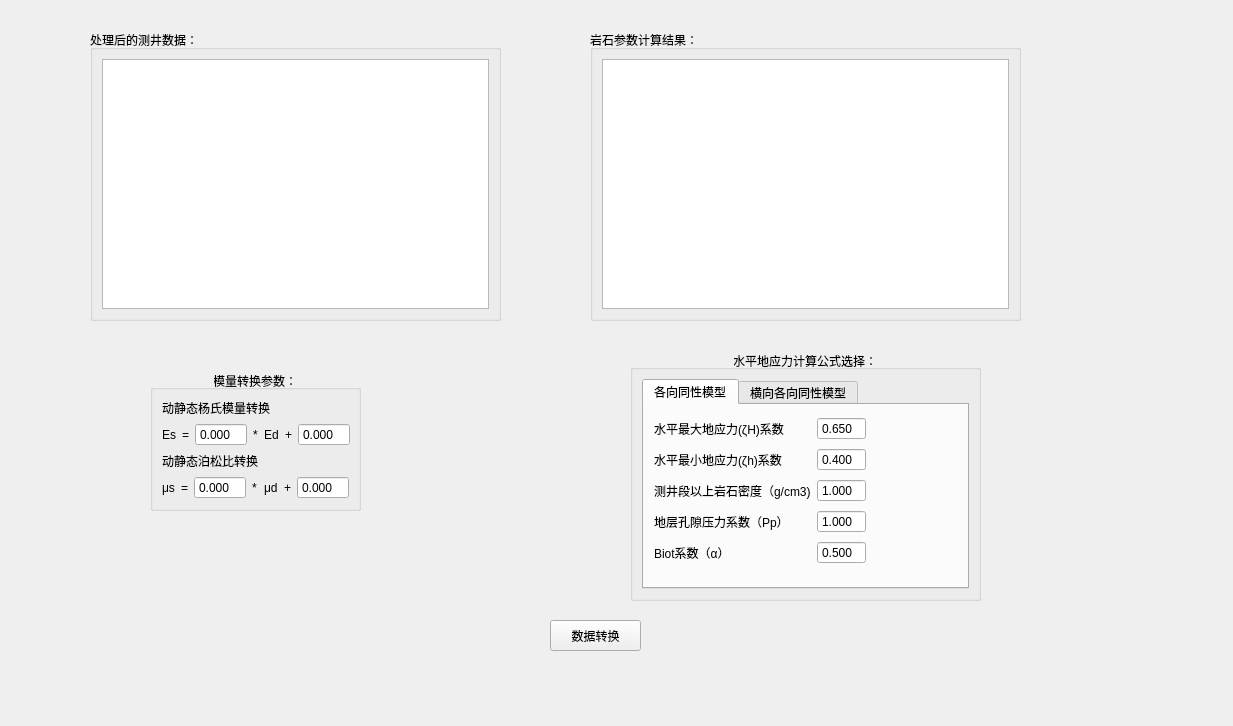
<?xml version="1.0" encoding="UTF-8"?>
<ui version="4.0">
 <class>CalProperty</class>
 <widget class="QWidget" name="CalProperty">
  <property name="geometry">
   <rect>
    <x>0</x>
    <y>0</y>
    <width>1233</width>
    <height>726</height>
   </rect>
  </property>
  <property name="windowTitle">
   <string>岩石参数计算</string>
  </property>
  <widget class="QGroupBox" name="groupBox">
   <property name="geometry">
    <rect>
     <x>90</x>
     <y>30</y>
     <width>411</width>
     <height>291</height>
    </rect>
   </property>
   <property name="title">
    <string>处理后的测井数据：</string>
   </property>
   <layout class="QHBoxLayout" name="horizontalLayout">
    <item>
     <widget class="QTableView" name="tv_han_data"/>
    </item>
   </layout>
  </widget>
  <widget class="QGroupBox" name="groupBox_2">
   <property name="geometry">
    <rect>
     <x>590</x>
     <y>30</y>
     <width>431</width>
     <height>291</height>
    </rect>
   </property>
   <property name="title">
    <string>岩石参数计算结果：</string>
   </property>
   <layout class="QHBoxLayout" name="horizontalLayout_2">
    <item>
     <widget class="QTableView" name="tv_result"/>
    </item>
   </layout>
  </widget>
  <widget class="QGroupBox" name="groupBox_3">
   <property name="geometry">
    <rect>
     <x>630</x>
     <y>350</y>
     <width>351</width>
     <height>251</height>
    </rect>
   </property>
   <property name="title">
    <string>水平地应力计算公式选择：</string>
   </property>
   <property name="alignment">
    <set>Qt::AlignCenter</set>
   </property>
   <layout class="QHBoxLayout" name="horizontalLayout_3">
    <item>
     <widget class="QTabWidget" name="tabWidget">
      <property name="currentIndex">
       <number>0</number>
      </property>
      <widget class="QWidget" name="tab">
       <attribute name="title">
        <string>各向同性模型</string>
       </attribute>
       <widget class="QWidget" name="layoutWidget_2">
        <property name="geometry">
         <rect>
          <x>10</x>
          <y>10</y>
          <width>212</width>
          <height>152</height>
         </rect>
        </property>
        <layout class="QGridLayout" name="gridLayout_2">
         <item row="1" column="1">
          <widget class="QDoubleSpinBox" name="sb_h_xishu">
           <property name="buttonSymbols">
            <enum>QAbstractSpinBox::NoButtons</enum>
           </property>
           <property name="decimals">
            <number>3</number>
           </property>
           <property name="value">
            <double>0.400000000000000</double>
           </property>
          </widget>
         </item>
         <item row="1" column="0">
          <widget class="QLabel" name="label_15">
           <property name="text">
            <string>水平最小地应力(ζh)系数</string>
           </property>
          </widget>
         </item>
         <item row="3" column="1">
          <widget class="QDoubleSpinBox" name="sb_Pp">
           <property name="buttonSymbols">
            <enum>QAbstractSpinBox::NoButtons</enum>
           </property>
           <property name="decimals">
            <number>3</number>
           </property>
           <property name="value">
            <double>1.000000000000000</double>
           </property>
          </widget>
         </item>
         <item row="4" column="0">
          <widget class="QLabel" name="label_18">
           <property name="text">
            <string>Biot系数（α）</string>
           </property>
          </widget>
         </item>
         <item row="4" column="1">
          <widget class="QDoubleSpinBox" name="sb_Biot">
           <property name="buttonSymbols">
            <enum>QAbstractSpinBox::NoButtons</enum>
           </property>
           <property name="decimals">
            <number>3</number>
           </property>
           <property name="value">
            <double>0.500000000000000</double>
           </property>
          </widget>
         </item>
         <item row="2" column="1">
          <widget class="QDoubleSpinBox" name="sb_cor_density">
           <property name="buttonSymbols">
            <enum>QAbstractSpinBox::NoButtons</enum>
           </property>
           <property name="decimals">
            <number>3</number>
           </property>
           <property name="value">
            <double>1.000000000000000</double>
           </property>
          </widget>
         </item>
         <item row="3" column="0">
          <widget class="QLabel" name="label_20">
           <property name="text">
            <string>地层孔隙压力系数（Pp）</string>
           </property>
          </widget>
         </item>
         <item row="0" column="0">
          <widget class="QLabel" name="label_21">
           <property name="text">
            <string>水平最大地应力(ζH)系数</string>
           </property>
          </widget>
         </item>
         <item row="0" column="1">
          <widget class="QDoubleSpinBox" name="sb_H_xishu">
           <property name="buttonSymbols">
            <enum>QAbstractSpinBox::NoButtons</enum>
           </property>
           <property name="decimals">
            <number>3</number>
           </property>
           <property name="value">
            <double>0.650000000000000</double>
           </property>
          </widget>
         </item>
         <item row="2" column="0">
          <widget class="QLabel" name="label_22">
           <property name="text">
            <string>测井段以上岩石密度（g/cm3)</string>
           </property>
          </widget>
         </item>
        </layout>
       </widget>
      </widget>
      <widget class="QWidget" name="tab_2">
       <attribute name="title">
        <string>横向各向同性模型</string>
       </attribute>
       <widget class="QWidget" name="layoutWidget_3">
        <property name="geometry">
         <rect>
          <x>30</x>
          <y>20</y>
          <width>212</width>
          <height>152</height>
         </rect>
        </property>
        <layout class="QGridLayout" name="gridLayout_3">
         <item row="1" column="1">
          <widget class="QDoubleSpinBox" name="doubleSpinBox_4">
           <property name="buttonSymbols">
            <enum>QAbstractSpinBox::NoButtons</enum>
           </property>
           <property name="decimals">
            <number>3</number>
           </property>
          </widget>
         </item>
         <item row="1" column="0">
          <widget class="QLabel" name="label_16">
           <property name="text">
            <string>水平最大地应力(ζh)系数</string>
           </property>
          </widget>
         </item>
         <item row="3" column="1">
          <widget class="QDoubleSpinBox" name="doubleSpinBox_11">
           <property name="buttonSymbols">
            <enum>QAbstractSpinBox::NoButtons</enum>
           </property>
           <property name="decimals">
            <number>3</number>
           </property>
          </widget>
         </item>
         <item row="4" column="0">
          <widget class="QLabel" name="label_19">
           <property name="text">
            <string>Biot系数（α）</string>
           </property>
          </widget>
         </item>
         <item row="4" column="1">
          <widget class="QDoubleSpinBox" name="doubleSpinBox_12">
           <property name="buttonSymbols">
            <enum>QAbstractSpinBox::NoButtons</enum>
           </property>
           <property name="decimals">
            <number>3</number>
           </property>
          </widget>
         </item>
         <item row="2" column="1">
          <widget class="QDoubleSpinBox" name="doubleSpinBox_13">
           <property name="buttonSymbols">
            <enum>QAbstractSpinBox::NoButtons</enum>
           </property>
           <property name="decimals">
            <number>3</number>
           </property>
          </widget>
         </item>
         <item row="3" column="0">
          <widget class="QLabel" name="label_23">
           <property name="text">
            <string>地层孔隙压力系数</string>
           </property>
          </widget>
         </item>
         <item row="0" column="0">
          <widget class="QLabel" name="label_24">
           <property name="text">
            <string>水平最大地应力(ζH)系数</string>
           </property>
          </widget>
         </item>
         <item row="0" column="1">
          <widget class="QDoubleSpinBox" name="doubleSpinBox_14">
           <property name="buttonSymbols">
            <enum>QAbstractSpinBox::NoButtons</enum>
           </property>
           <property name="decimals">
            <number>3</number>
           </property>
          </widget>
         </item>
         <item row="2" column="0">
          <widget class="QLabel" name="label_25">
           <property name="text">
            <string>非测井段岩石密度（g/cm3)</string>
           </property>
          </widget>
         </item>
        </layout>
       </widget>
      </widget>
     </widget>
    </item>
   </layout>
  </widget>
  <widget class="QGroupBox" name="groupBox_4">
   <property name="geometry">
    <rect>
     <x>150</x>
     <y>370</y>
     <width>211</width>
     <height>141</height>
    </rect>
   </property>
   <property name="title">
    <string>模量转换参数：</string>
   </property>
   <property name="alignment">
    <set>Qt::AlignCenter</set>
   </property>
   <layout class="QVBoxLayout" name="verticalLayout_3">
    <item>
     <widget class="QLabel" name="label_9">
      <property name="text">
       <string>动静态杨氏模量转换</string>
      </property>
     </widget>
    </item>
    <item>
     <layout class="QHBoxLayout" name="horizontalLayout_4">
      <item>
       <widget class="QLabel" name="label">
        <property name="text">
         <string>Es</string>
        </property>
       </widget>
      </item>
      <item>
       <widget class="QLabel" name="label_2">
        <property name="text">
         <string>=</string>
        </property>
       </widget>
      </item>
      <item>
       <widget class="QDoubleSpinBox" name="sb_k_ymod">
        <property name="buttonSymbols">
         <enum>QAbstractSpinBox::NoButtons</enum>
        </property>
        <property name="decimals">
         <number>3</number>
        </property>
        <property name="minimum">
         <double>-99.000000000000000</double>
        </property>
       </widget>
      </item>
      <item>
       <widget class="QLabel" name="label_11">
        <property name="text">
         <string>*</string>
        </property>
       </widget>
      </item>
      <item>
       <widget class="QLabel" name="label_4">
        <property name="text">
         <string>Ed</string>
        </property>
       </widget>
      </item>
      <item>
       <widget class="QLabel" name="label_3">
        <property name="text">
         <string>+</string>
        </property>
       </widget>
      </item>
      <item>
       <widget class="QDoubleSpinBox" name="sb_b_ymod">
        <property name="buttonSymbols">
         <enum>QAbstractSpinBox::NoButtons</enum>
        </property>
        <property name="decimals">
         <number>3</number>
        </property>
        <property name="minimum">
         <double>-99.000000000000000</double>
        </property>
       </widget>
      </item>
     </layout>
    </item>
    <item>
     <widget class="QLabel" name="label_10">
      <property name="text">
       <string>动静态泊松比转换</string>
      </property>
     </widget>
    </item>
    <item>
     <layout class="QHBoxLayout" name="horizontalLayout_5">
      <item>
       <widget class="QLabel" name="label_5">
        <property name="text">
         <string>μs</string>
        </property>
       </widget>
      </item>
      <item>
       <widget class="QLabel" name="label_6">
        <property name="text">
         <string>=</string>
        </property>
       </widget>
      </item>
      <item>
       <widget class="QDoubleSpinBox" name="sb_k_pois">
        <property name="buttonSymbols">
         <enum>QAbstractSpinBox::NoButtons</enum>
        </property>
        <property name="decimals">
         <number>3</number>
        </property>
        <property name="minimum">
         <double>-99.000000000000000</double>
        </property>
       </widget>
      </item>
      <item>
       <widget class="QLabel" name="label_12">
        <property name="text">
         <string>*</string>
        </property>
       </widget>
      </item>
      <item>
       <widget class="QLabel" name="label_7">
        <property name="text">
         <string>μd</string>
        </property>
       </widget>
      </item>
      <item>
       <widget class="QLabel" name="label_8">
        <property name="text">
         <string>+</string>
        </property>
       </widget>
      </item>
      <item>
       <widget class="QDoubleSpinBox" name="sb_b_pois">
        <property name="buttonSymbols">
         <enum>QAbstractSpinBox::NoButtons</enum>
        </property>
        <property name="decimals">
         <number>3</number>
        </property>
        <property name="minimum">
         <double>-99.000000000000000</double>
        </property>
       </widget>
      </item>
     </layout>
    </item>
   </layout>
  </widget>
  <widget class="QPushButton" name="pb_convert">
   <property name="geometry">
    <rect>
     <x>550</x>
     <y>620</y>
     <width>91</width>
     <height>31</height>
    </rect>
   </property>
   <property name="text">
    <string>数据转换</string>
   </property>
  </widget>
 </widget>
 <resources/>
 <connections/>
</ui>
